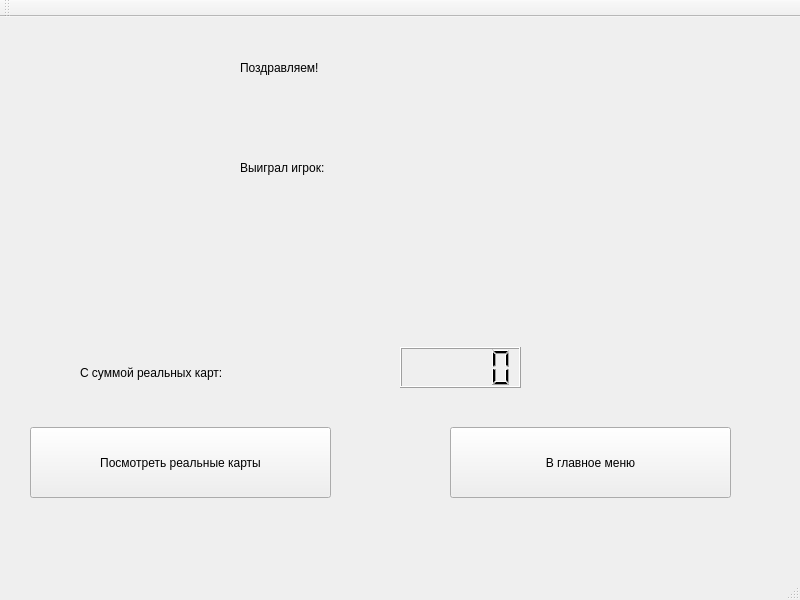
<?xml version="1.0" encoding="UTF-8"?>
<ui version="4.0">
 <class>MainWindow</class>
 <widget class="QMainWindow" name="MainWindow">
  <property name="geometry">
   <rect>
    <x>0</x>
    <y>0</y>
    <width>800</width>
    <height>600</height>
   </rect>
  </property>
  <property name="windowTitle">
   <string>MainWindow</string>
  </property>
  <widget class="QWidget" name="centralwidget">
   <widget class="QLabel" name="lbl_win">
    <property name="geometry">
     <rect>
      <x>240</x>
      <y>110</y>
      <width>301</width>
      <height>81</height>
     </rect>
    </property>
    <property name="text">
     <string>Выиграл игрок:</string>
    </property>
   </widget>
   <widget class="QLabel" name="lbl_ura">
    <property name="geometry">
     <rect>
      <x>240</x>
      <y>20</y>
      <width>301</width>
      <height>61</height>
     </rect>
    </property>
    <property name="text">
     <string>Поздравляем!</string>
    </property>
   </widget>
   <widget class="QPushButton" name="b_real_cards">
    <property name="geometry">
     <rect>
      <x>30</x>
      <y>410</y>
      <width>301</width>
      <height>71</height>
     </rect>
    </property>
    <property name="text">
     <string>Посмотреть реальные карты</string>
    </property>
   </widget>
   <widget class="QPushButton" name="b_menu">
    <property name="geometry">
     <rect>
      <x>450</x>
      <y>410</y>
      <width>281</width>
      <height>71</height>
     </rect>
    </property>
    <property name="text">
     <string>В главное меню</string>
    </property>
   </widget>
   <widget class="QLabel" name="lbl_real_sum">
    <property name="geometry">
     <rect>
      <x>80</x>
      <y>330</y>
      <width>261</width>
      <height>51</height>
     </rect>
    </property>
    <property name="text">
     <string>С суммой реальных карт:</string>
    </property>
   </widget>
   <widget class="QLCDNumber" name="lcd_real_sum">
    <property name="geometry">
     <rect>
      <x>400</x>
      <y>330</y>
      <width>121</width>
      <height>41</height>
     </rect>
    </property>
   </widget>
   <widget class="QLabel" name="lbl_name">
    <property name="geometry">
     <rect>
      <x>240</x>
      <y>230</y>
      <width>341</width>
      <height>51</height>
     </rect>
    </property>
    <property name="text">
     <string/>
    </property>
   </widget>
   <widget class="QLabel" name="lbl_pic">
    <property name="geometry">
     <rect>
      <x>470</x>
      <y>0</y>
      <width>331</width>
      <height>161</height>
     </rect>
    </property>
    <property name="text">
     <string/>
    </property>
   </widget>
   <widget class="QLabel" name="lbl_back_pic">
    <property name="geometry">
     <rect>
      <x>0</x>
      <y>-10</y>
      <width>801</width>
      <height>571</height>
     </rect>
    </property>
    <property name="text">
     <string/>
    </property>
   </widget>
   <zorder>lbl_back_pic</zorder>
   <zorder>lbl_win</zorder>
   <zorder>lbl_ura</zorder>
   <zorder>b_real_cards</zorder>
   <zorder>b_menu</zorder>
   <zorder>lbl_real_sum</zorder>
   <zorder>lcd_real_sum</zorder>
   <zorder>lbl_name</zorder>
   <zorder>lbl_pic</zorder>
  </widget>
  <widget class="QMenuBar" name="menubar">
   <property name="geometry">
    <rect>
     <x>0</x>
     <y>0</y>
     <width>800</width>
     <height>21</height>
    </rect>
   </property>
  </widget>
  <widget class="QStatusBar" name="statusbar"/>
  <widget class="QToolBar" name="toolBar">
   <property name="windowTitle">
    <string>toolBar</string>
   </property>
   <attribute name="toolBarArea">
    <enum>TopToolBarArea</enum>
   </attribute>
   <attribute name="toolBarBreak">
    <bool>false</bool>
   </attribute>
  </widget>
 </widget>
 <resources/>
 <connections/>
</ui>
